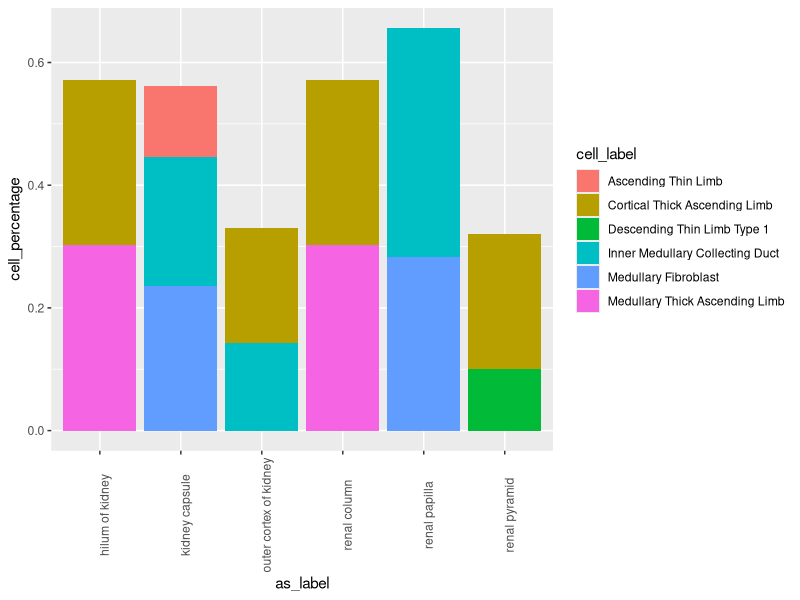

Recreate this plot in R.
## ---- chunk 1
library(tidyverse)
## ---- chunk 2
raw = read_csv("input/hra-pop_per_as.csv")
## ---- chunk 3

kidney = raw %>% filter(
  organ == "Left Kidney",
  sex == "Male",
  tool == "azimuth",
  cell_percentage > 0.1
  )
## ---- chunk 4

plot = ggplot(kidney, aes(x = as_label, y=cell_percentage, fill=cell_label))+
                geom_bar(stat = "identity")+
  theme(
    axis.text.x = element_text(angle=90),
    guide_legend(position = "bottom"))
  

plot
